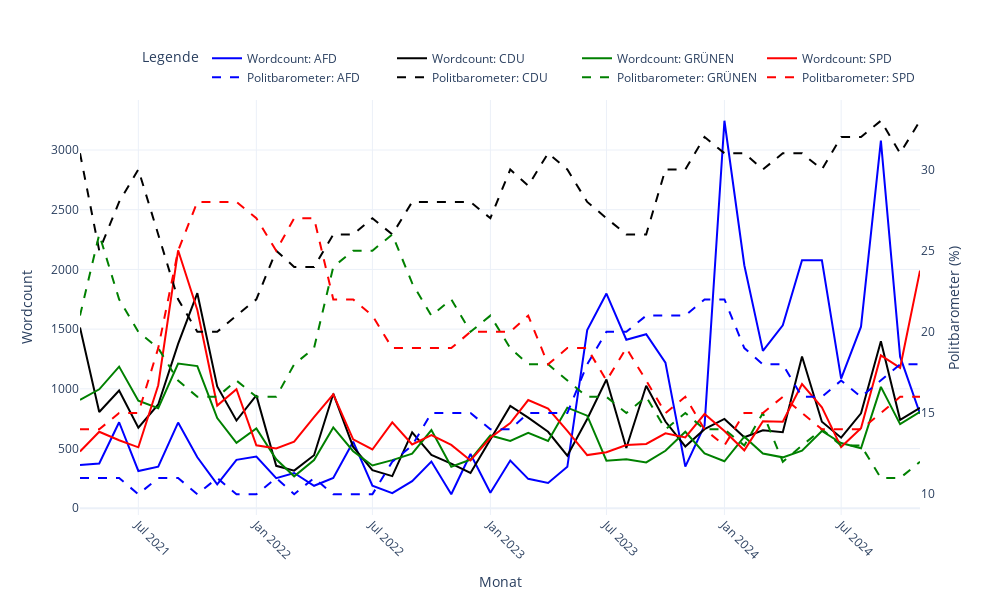

The notebook cell saved with this chart:
### Code cell
# Farben für die Parteien definieren
parteifarben = {
    "afd": "blue",
    "cdu": "black",
    "grünen": "green",
    "spd": "red",
}

# Daten für Wordcount vorbereiten
df_grouped_wordcount = wordcount_df.groupby(["month", "word"])["count"].sum().reset_index()

# Daten für Politbarometer vorbereiten
df_grouped_parties = wahlen_df.groupby("month").first().reset_index()

# Interaktive Figur erstellen
fig = go.Figure()

# Wordcount-Daten hinzufügen (linke Y-Achse)
for word in ["afd", "cdu", "grünen", "spd"]:
    word_data = df_grouped_wordcount[df_grouped_wordcount["word"] == word]
    fig.add_trace(
        go.Scatter(
            x=word_data["month"],
            y=word_data["count"],
            mode="lines",
            name=f"Wordcount: {word.upper()}",
            line=dict(color=parteifarben.get(word, "gray")),
            yaxis="y1",  # Linke Y-Achse
            hoverinfo="x+y+name"
        )
    )

# Politbarometer-Daten hinzufügen (rechte Y-Achse)
for column in ["afd", "cdu", "grünen", "spd"]:
    fig.add_trace(
        go.Scatter(
            x=df_grouped_parties["month"],
            y=df_grouped_parties[column],
            mode="lines",
            name=f"Politbarometer: {column.upper()}",
            line=dict(color=parteifarben.get(column, "gray"), dash="dash"),
            yaxis="y2",  # Rechte Y-Achse
            hoverinfo="x+y+name"
        )
    )

# Layout der Grafik definieren
fig.update_layout(
    
    xaxis=dict(title="Monat", tickangle=45),
    yaxis=dict(
        title="Wordcount",
        side="left",
        showgrid=True,
    ),
    yaxis2=dict(
        title="Politbarometer (%)",
        side="right",
        overlaying="y",
        showgrid=False,
    ),
    legend=dict(
        title="Legende",
        orientation="h",
        yanchor="bottom",
        y=1.02,
        xanchor="right",
        x=1
    ),
    template="plotly_white",
    height=600,
    width=1000,
)

# Interaktive Figur anzeigen
fig.show()

### Figure 1 — Plotly figure (JSON) as saved in the notebook; plotly's stock layout.template omitted (floating-point values rounded to 4 significant figures)
{"data": [{"hoverinfo": "x+y+name", "line": {"color": "blue"}, "mode": "lines", "name": "Wordcount: AFD", "type": "scatter", "x": ["2021-04", "2021-05", "2021-06", "2021-07", "2021-08", "2021-09", "2021-10", "2021-11", "2021-12", "2022-01", "2022-02", "2022-03", "2022-04", "2022-05", "2022-06", "2022-07", "2022-08", "2022-09", "2022-10", "2022-11", "2022-12", "2023-01", "2023-02", "2023-03", "2023-04", "2023-05", "2023-06", "2023-07", "2023-08", "2023-09", "2023-10", "2023-11", "2023-12", "2024-01", "2024-02", "2024-03", "2024-04", "2024-05", "2024-06", "2024-07", "2024-08", "2024-09", "2024-10", "2024-11"], "y": [363, 375, 720, 312, 348, 717, 427, 200, 405, 433, 252, 295, 188, 254, 557, 189, 126, 227, 391, 117, 454, 129, 399, 246, 211, 347, 1492, 1798, 1411, 1457, 1219, 349, 693, 3245, 2035, 1318, 1532, 2077, 2077, 1085, 1520, 3078, 1269, 791], "yaxis": "y"}, {"hoverinfo": "x+y+name", "line": {"color": "black"}, "mode": "lines", "name": "Wordcount: CDU", "type": "scatter", "x": ["2021-04", "2021-05", "2021-06", "2021-07", "2021-08", "2021-09", "2021-10", "2021-11", "2021-12", "2022-01", "2022-02", "2022-03", "2022-04", "2022-05", "2022-06", "2022-07", "2022-08", "2022-09", "2022-10", "2022-11", "2022-12", "2023-01", "2023-02", "2023-03", "2023-04", "2023-05", "2023-06", "2023-07", "2023-08", "2023-09", "2023-10", "2023-11", "2023-12", "2024-01", "2024-02", "2024-03", "2024-04", "2024-05", "2024-06", "2024-07", "2024-08", "2024-09", "2024-10", "2024-11"], "y": [1513, 806, 986, 674, 869, 1376, 1801, 1020, 734, 945, 355, 315, 444, 959, 513, 318, 269, 636, 447, 374, 295, 580, 856, 759, 640, 440, 747, 1078, 504, 1026, 726, 517, 662, 748, 594, 652, 637, 1270, 724, 591, 795, 1399, 740, 841], "yaxis": "y"}, {"hoverinfo": "x+y+name", "line": {"color": "green"}, "mode": "lines", "name": "Wordcount: GRÜNEN", "type": "scatter", "x": ["2021-04", "2021-05", "2021-06", "2021-07", "2021-08", "2021-09", "2021-10", "2021-11", "2021-12", "2022-01", "2022-02", "2022-03", "2022-04", "2022-05", "2022-06", "2022-07", "2022-08", "2022-09", "2022-10", "2022-11", "2022-12", "2023-01", "2023-02", "2023-03", "2023-04", "2023-05", "2023-06", "2023-07", "2023-08", "2023-09", "2023-10", "2023-11", "2023-12", "2024-01", "2024-02", "2024-03", "2024-04", "2024-05", "2024-06", "2024-07", "2024-08", "2024-09", "2024-10", "2024-11"], "y": [907, 996, 1186, 901, 837, 1211, 1190, 755, 548, 668, 410, 267, 404, 677, 477, 358, 403, 457, 654, 347, 407, 609, 563, 631, 563, 842, 775, 398, 410, 384, 481, 640, 458, 393, 599, 458, 426, 482, 647, 546, 502, 1016, 704, 808], "yaxis": "y"}, {"hoverinfo": "x+y+name", "line": {"color": "red"}, "mode": "lines", "name": "Wordcount: SPD", "type": "scatter", "x": ["2021-04", "2021-05", "2021-06", "2021-07", "2021-08", "2021-09", "2021-10", "2021-11", "2021-12", "2022-01", "2022-02", "2022-03", "2022-04", "2022-05", "2022-06", "2022-07", "2022-08", "2022-09", "2022-10", "2022-11", "2022-12", "2023-01", "2023-02", "2023-03", "2023-04", "2023-05", "2023-06", "2023-07", "2023-08", "2023-09", "2023-10", "2023-11", "2023-12", "2024-01", "2024-02", "2024-03", "2024-04", "2024-05", "2024-06", "2024-07", "2024-08", "2024-09", "2024-10", "2024-11"], "y": [475, 640, 569, 510, 1030, 2160, 1660, 860, 997, 527, 501, 558, 763, 954, 577, 492, 719, 534, 612, 530, 400, 590, 713, 906, 835, 648, 445, 469, 529, 538, 627, 593, 789, 647, 485, 729, 725, 1040, 845, 512, 670, 1280, 1176, 1990], "yaxis": "y"}, {"hoverinfo": "x+y+name", "line": {"color": "blue", "dash": "dash"}, "mode": "lines", "name": "Politbarometer: AFD", "type": "scatter", "x": ["2021-04", "2021-05", "2021-06", "2021-07", "2021-08", "2021-09", "2021-10", "2021-11", "2021-12", "2022-01", "2022-02", "2022-03", "2022-04", "2022-05", "2022-06", "2022-07", "2022-08", "2022-09", "2022-10", "2022-11", "2022-12", "2023-01", "2023-02", "2023-03", "2023-04", "2023-05", "2023-06", "2023-07", "2023-08", "2023-09", "2023-10", "2023-11", "2023-12", "2024-01", "2024-02", "2024-03", "2024-04", "2024-05", "2024-06", "2024-07", "2024-08", "2024-09", "2024-10", "2024-11"], "y": [11, 11, 11, 10, 11, 11, 10, 11, 10, 10, 11, 10, 11, 10, 10, 10, 12, 13, 15, 15, 15, 14, 14, 15, 15, 15, 18, 20, 20, 21, 21, 21, 22, 22, 19, 18, 18, 16, 16, 17, 16, 17, 18, 18], "yaxis": "y2"}, {"hoverinfo": "x+y+name", "line": {"color": "black", "dash": "dash"}, "mode": "lines", "name": "Politbarometer: CDU", "type": "scatter", "x": ["2021-04", "2021-05", "2021-06", "2021-07", "2021-08", "2021-09", "2021-10", "2021-11", "2021-12", "2022-01", "2022-02", "2022-03", "2022-04", "2022-05", "2022-06", "2022-07", "2022-08", "2022-09", "2022-10", "2022-11", "2022-12", "2023-01", "2023-02", "2023-03", "2023-04", "2023-05", "2023-06", "2023-07", "2023-08", "2023-09", "2023-10", "2023-11", "2023-12", "2024-01", "2024-02", "2024-03", "2024-04", "2024-05", "2024-06", "2024-07", "2024-08", "2024-09", "2024-10", "2024-11"], "y": [31, 25, 28, 30, 26, 22, 20, 20, 21, 22, 25, 24, 24, 26, 26, 27, 26, 28, 28, 28, 28, 27, 30, 29, 31, 30, 28, 27, 26, 26, 30, 30, 32, 31, 31, 30, 31, 31, 30, 32, 32, 33, 31, 33], "yaxis": "y2"}, {"hoverinfo": "x+y+name", "line": {"color": "green", "dash": "dash"}, "mode": "lines", "name": "Politbarometer: GRÜNEN", "type": "scatter", "x": ["2021-04", "2021-05", "2021-06", "2021-07", "2021-08", "2021-09", "2021-10", "2021-11", "2021-12", "2022-01", "2022-02", "2022-03", "2022-04", "2022-05", "2022-06", "2022-07", "2022-08", "2022-09", "2022-10", "2022-11", "2022-12", "2023-01", "2023-02", "2023-03", "2023-04", "2023-05", "2023-06", "2023-07", "2023-08", "2023-09", "2023-10", "2023-11", "2023-12", "2024-01", "2024-02", "2024-03", "2024-04", "2024-05", "2024-06", "2024-07", "2024-08", "2024-09", "2024-10", "2024-11"], "y": [21, 26, 22, 20, 19, 17, 16, 16, 17, 16, 16, 18, 19, 24, 25, 25, 26, 23, 21, 22, 20, 21, 19, 18, 18, 17, 16, 16, 15, 16, 14, 15, 14, 14, 13, 15, 12, 13, 14, 13, 13, 11, 11, 12], "yaxis": "y2"}, {"hoverinfo": "x+y+name", "line": {"color": "red", "dash": "dash"}, "mode": "lines", "name": "Politbarometer: SPD", "type": "scatter", "x": ["2021-04", "2021-05", "2021-06", "2021-07", "2021-08", "2021-09", "2021-10", "2021-11", "2021-12", "2022-01", "2022-02", "2022-03", "2022-04", "2022-05", "2022-06", "2022-07", "2022-08", "2022-09", "2022-10", "2022-11", "2022-12", "2023-01", "2023-02", "2023-03", "2023-04", "2023-05", "2023-06", "2023-07", "2023-08", "2023-09", "2023-10", "2023-11", "2023-12", "2024-01", "2024-02", "2024-03", "2024-04", "2024-05", "2024-06", "2024-07", "2024-08", "2024-09", "2024-10", "2024-11"], "y": [14, 14, 15, 15, 19, 25, 28, 28, 28, 27, 25, 27, 27, 22, 22, 21, 19, 19, 19, 19, 20, 20, 20, 21, 18, 19, 19, 17, 19, 17, 15, 16, 14, 13, 15, 15, 16, 15, 14, 14, 14, 15, 16, 16], "yaxis": "y2"}], "layout": {"height": 600, "legend": {"orientation": "h", "title": {"text": "Legende"}, "x": 1, "xanchor": "right", "y": 1.02, "yanchor": "bottom"}, "width": 1000, "xaxis": {"tickangle": 45, "title": {"text": "Monat"}}, "yaxis": {"showgrid": true, "side": "left", "title": {"text": "Wordcount"}}, "yaxis2": {"overlaying": "y", "showgrid": false, "side": "right", "title": {"text": "Politbarometer (%)"}}}}
